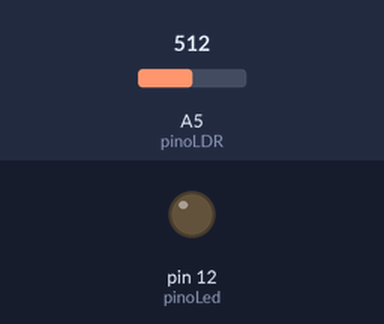
A sketch run on a simulated Arduino Uno, built with avr-gcc and run on an emulated ATmega328P. Parts: output pins drawn as LEDs (lit = HIGH). The inputs (shaded band) are chosen by the test bench; at power-on: A5 (pinoLDR) = 512.

Above: at 1.2 s.
1.3 s: A5 (pinoLDR) set to 588
2.8 s: A5 (pinoLDR) set to 610
At 3.9 s:
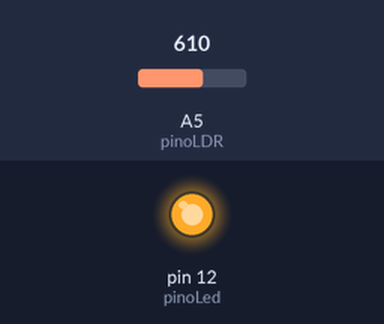
4.3 s: A5 (pinoLDR) set to 590
At 5.0 s:
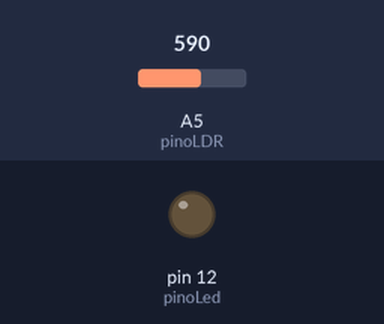
5.8 s: A5 (pinoLDR) set to 716
At 6.2 s:
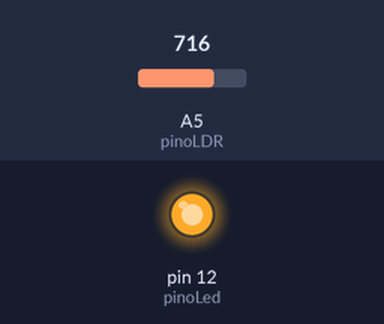
Timing chart, 0 to 8.3 s (numbered marks = the images above; inputs shaded):
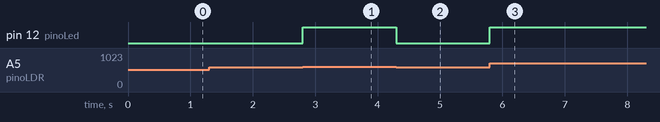

The sketch:

LEDwithLDR.ino
```cpp
const int pinoLed = 12; //PINO DIGITAL UTILIZADO PELO LED
const int pinoLDR = A5; //PINO ANALÓGICO UTILIZADO PELO LDR

void setup(){
  pinMode(pinoLed, OUTPUT); //DEFINE O PINO COMO SAÍDA
  pinMode(pinoLDR, INPUT); //DEFINE O PINO COMO ENTRADA
}
void loop(){

  if(analogRead(pinoLDR) > 600){ //SE O VALOR LIDO FOR MAIOR QUE X, FAZ
    digitalWrite(pinoLed, HIGH); //ACENDE O LED
}
  else{ //SENÃO, FAZ
     digitalWrite(pinoLed, LOW); //APAGA O LED
  }
}
```

Measured:
- the behaviour switches between 600 and 601 on A5 (pinoLDR) (found by bisection; images 0 and 1)
- after the input at 1.3 s, every drawn part: stays the same
- after the input at 2.8 s, pin 12 (pinoLed): LOW → HIGH at once
- after the input at 4.3 s, pin 12 (pinoLed): HIGH → LOW at once
- after the input at 5.8 s, pin 12 (pinoLed): LOW → HIGH at once
